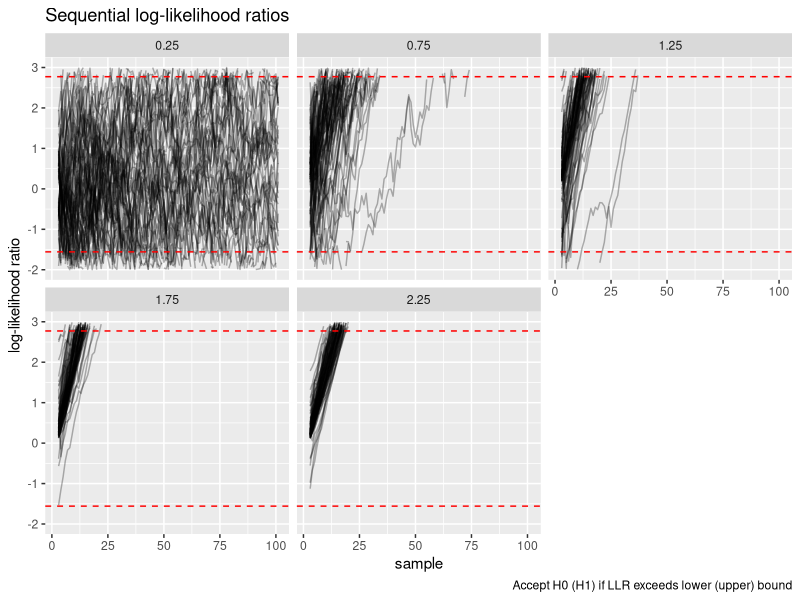
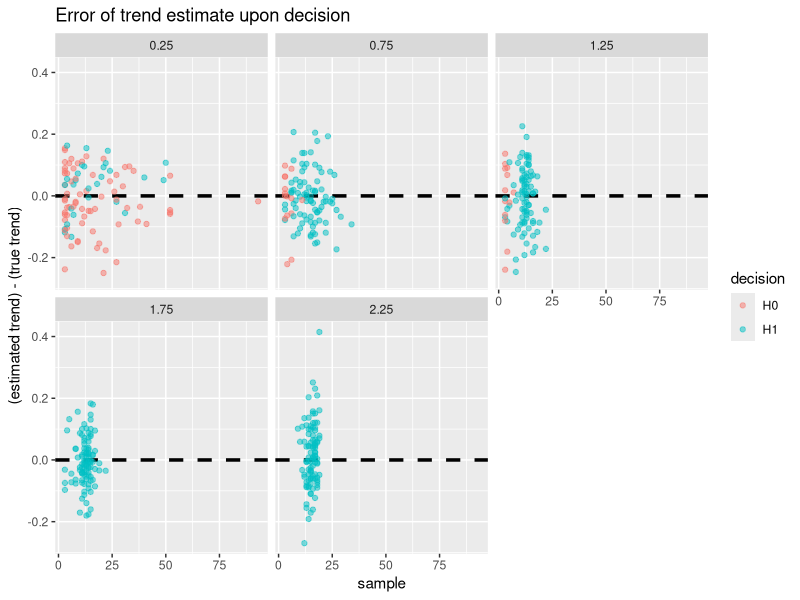
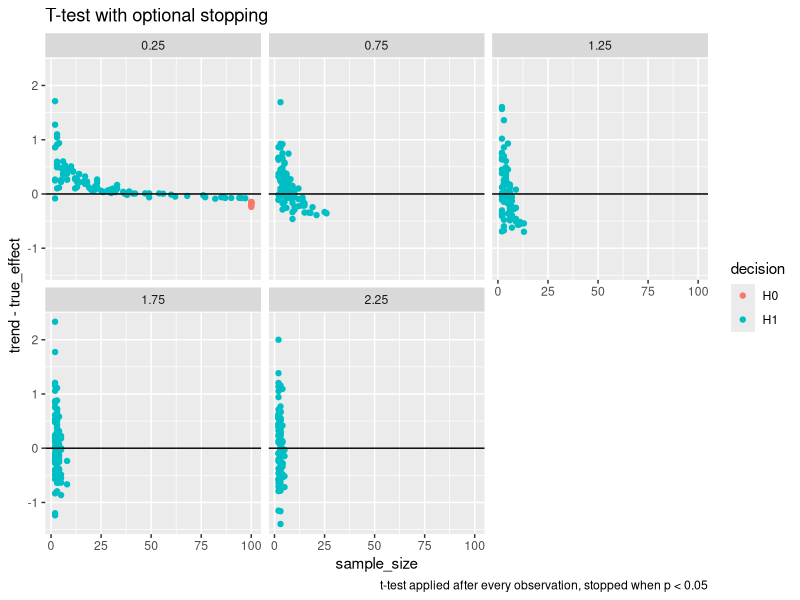
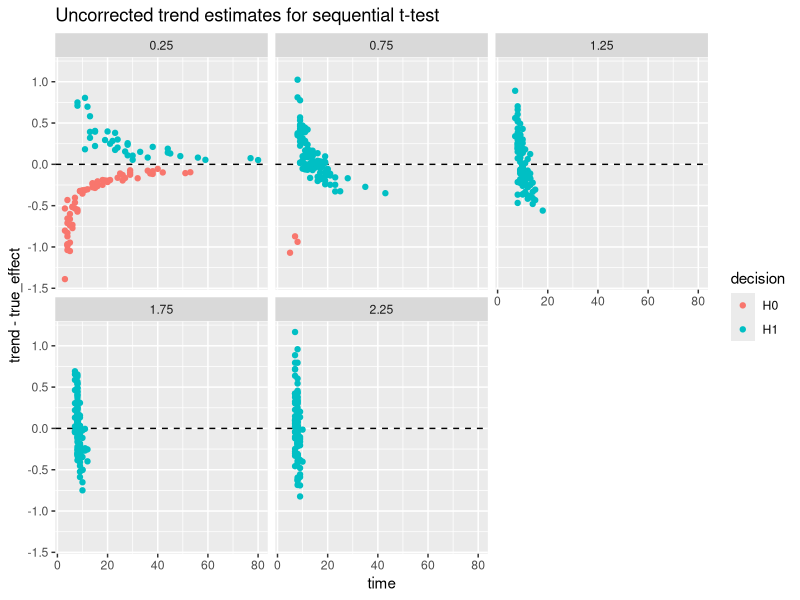

Recreate these plots in R, in order.
## ---- chunk 1
knitr::opts_chunk$set(echo = TRUE)
library(tidyverse)
## ---- chunk 2
run_stat <- function(x,
                     alternative = NA,
                     null = 0) {
  # add checks here
  
  # init vectors for statistics
  m_ <- vector("numeric", length = length(x))
  s_ <- sd_0 <- s_0 <- s2_mle <- sd_mle <- s2_ <- sd_ <- m_
  
  if (is.na(alternative)) { # if alternative hypothesis is one sided and composite
    # init value of mean is x1. All other init values are 0
    m_[1] <- x[1]
    
    # calculate running statistics
    for (i in 2:length(x)) {
      m_[i] <- m_[i - 1] + (x[i] - m_[i - 1]) / i
      s_[i]  <- s_[i - 1] + (x[i] - m_[i - 1]) * (x[i] - m_[i])
      s2_mle[i] <- s_[i] / (i)
      sd_mle[i] <- sqrt(s2_mle[i])
      s2_[i] <- s_[i] / (i - 1)
      sd_[i] <- sqrt(s2_[i])
      # under null that r = 0
      s_0[i] <- s_0[i - 1] + (x[i] - 0) * (x[i] - 0)
      sd_0[i] <- sqrt(s_0[i] / i)
    }    
    
  } else { # if alternative is point hypothesis
    m_[1] <- alternative
    # calculate running statistics
    for (i in 2:length(x)) {
      m_[i] <- alternative + (x[i] - alternative) / i
      s_[i]  <- s_[i - 1] + (x[i] - alternative) * (x[i] - alternative)
      s2_mle[i] <- s_[i] / (i)
      sd_mle[i] <- sqrt(s2_mle[i])
      #s2_[i] <- s_[i]/(i-1)
      #sd_[i] <- sqrt(s2_[i])
      # under null that r = 0
      s_0[i] <- s_0[i - 1] + (x[i] - null) * (x[i] - null)
      sd_0[i] <- sqrt(s_0[i] / i)
    }
  }
  # return: id = observation number, obs = observation value, mu_mle, sd_mle, sd_corrected
  return(tidyr::tibble(
    diff_1 = x,
    mu_mle = m_,
    sd_mle,
    #sd_corrected = sd_,
    sd_null = sd_0
  )) # %>% tibble::rowid_to_column(var = "id"))
  #return(tidyr::tibble(diff_1 = c(NA,x), mu_mle = c(NA,m_), sd_mle = c(NA,sd_mle), sd_corrected = c(NA,sd_) )) # %>% tibble::rowid_to_column(var = "id"))
}

# apply FUNC cumulatively when NA are present
# https://stackoverflow.com/questions/25576358/calculate-cumsum-while-ignoring-na-values/25576972
cumSkipNA <- function(x, FUNC)
{
  d <- deparse(substitute(FUNC))
  funs <- c("max", "min", "prod", "sum")
  stopifnot(is.vector(x), is.numeric(x), d %in% funs)
  FUNC <- match.fun(paste0("cum", d))
  x[!is.na(x)] <- FUNC(x[!is.na(x)])
  x
}

## ---- chunk 3
seq_test <- function(diffs, min_effect = NA, true_effect = NA, type1, type2) {
  
  # run sequential test on first differences
  out <-
    run_stat(diffs, alternative = min_effect, null = 0) %>% # compute running mean and standard deviation
    mutate(loglik_alt = dnorm(x = diff_1, mean = min_effect,#max(c(min_effect, mu_mle), na.rm = TRUE) , 
                              sd = sd_mle, log = TRUE),   # loglik of difference under alternative
           loglik_null = dnorm(x = diff_1, mean = 0, sd = sd_null, log = TRUE)) %>%  # loglik of difference under null
    mutate(loglik_alt = ifelse(is.infinite(loglik_alt), NA, loglik_alt), # remove inital NA value of each log likelihood
           loglik_null = ifelse(is.infinite(loglik_null), NA, loglik_null)) %>%
    mutate(llr = cumSkipNA(loglik_alt, sum) - cumSkipNA(loglik_null, sum)) %>% # get loglikelikhood ratio
    mutate(upper = log( (1-type2) / type1), # compute wald decision boundaries
           lower = log( type2 / (1 - type1))) %>%
    mutate(decision = case_when(llr <= upper & llr >= lower ~ "?", # get decision
                                llr > upper ~ "H1",
                                llr < lower ~ "H0")) %>%
    # add other info
    mutate(time = row_number() + 1, # define timepoints
           true_effect = true_effect,
           min_effect = min_effect,
           type1 = type1,
           type2 = type2) 
  return(out)
}

get_decision <- function(data) {
    
    # get time of decision
    out <- data %>% 
      filter(decision != "?") %>% 
      arrange(time) %>%
      slice(1) %>%
      select(time, decision, min_effect, true_effect, type1, type2)
    # get naive trend estimate
    out$trend <- data %>% pull(diff_1) %>% mean(na.rm = TRUE)
    return(out)
}

## ---- chunk 4
set.seed(123)

# set params
nreplicates <- 100
effect_size <- seq(0.25, by = 0.5, length.out = 5)
d_true_vec <- rep(effect_size, each = nreplicates)
d_relevant <- 0.5
d_relevant_vec <- rep(d_relevant, length = length(d_true_vec))
tmax <- 100

# simulate differences
diff_list <- lapply(seq_along(d_true_vec), function(x) rnorm(n = tmax, mean = d_true_vec[x], sd = 1))

# get result of naive sequential test
# simple null and simple alternative
seq_test_list <-
  lapply(seq_along(d_true_vec), function(x)
       seq_test(diff_list[[x]], min_effect = d_relevant_vec[x], true_effect = d_true_vec[x], 
                type1 = 0.05, type2 = 0.2))

# get decision, sample size, and trend estimate
# simple null and alternative
seq_result_df <-
  lapply(seq_test_list, function(x) get_decision(x)) %>%
  bind_rows()
## ---- chunk 5
seq_result_df %>%
  group_by(min_effect, true_effect) %>%
  summarise(accept = sum(decision == "H0")/nreplicates,
            reject = sum(decision == "H1")/nreplicates,
            no_decision = 1 - accept - reject,
            asn = ceiling(mean(time)),
            trend = mean(trend)) %>%
  knitr::kable(digits = 2)
## ---- chunk 6
seq_test_df <- seq_test_list %>% bind_rows(.id = "sim")

seq_test_df %>%
  group_by(sim) %>%
  mutate(time = row_number() + 1) %>%
  ggplot() +
  geom_line(aes(x = time, y = llr, group = sim), alpha = 0.3) +
  geom_hline(aes(yintercept = upper), linetype = "dashed", col = "red") +
  geom_hline(aes(yintercept = lower), linetype = "dashed", col = "red") +
  facet_wrap(~true_effect) +
  ylim(-2, 3) +
  labs(title = "Sequential log-likelihood ratios",
       caption = "Accept H0 (H1) if LLR exceeds lower (upper) bound",
       y = "log-likelihood ratio",
       x = "sample")
## ---- chunk 7
seq_result_df %>%
  mutate(error = trend - true_effect) %>%
  ggplot() +
  geom_hline(yintercept = 0, linetype = "dashed", size = 1.2) +
  geom_point(aes(x = time, y = error, col = decision), alpha = 0.5) +
  facet_wrap(~true_effect) +
  labs(title = "Error of trend estimate upon decision",
       x = "sample",
       y = "(estimated trend) - (true trend)")
## ---- chunk 8
# fixed sample size effect size for one sided t-test
# assume sd is known
tibble(effect_size = effect_size) %>%
  rowwise() %>%
  mutate(sample_size =  power.t.test(delta = effect_size, sd = 1, sig.level = 0.05, power = 0.8, 
                                     type = "one.sample", alternative = "one.sided")$n,
         sample_size = ceiling(sample_size)) %>%
  # rowwise() %>%
  # mutate(sample_size = power_t$n)
  knitr::kable()
## ---- chunk 9
# initialize list to store results
ttest_list <- vector("list", length = length(diff_list))

# for each time series, apply the one sided t-test after every observation
# stop and make decision at first time p < 0.05
# return a list containing t.test object
for (tseries in seq_along(diff_list)) {
  
  for (samp in 2:tmax) {
    # calc t test repeatedly as data "accumulates"
    ttest_list[[tseries]] <- t.test(diff_list[[tseries]][1:samp], alternative = "greater", conf.level = 0.95)
    
    # stop if p-value < 0.05
    if (ttest_list[[tseries]]$p.value < 0.05) break
  }
}

# make a df from the list of t.test objects
unlisted <- unlist(ttest_list)
rep_t_df <- tibble(true_effect = d_true_vec
      ,p = unlisted[names(unlisted) == "p.value"] %>% as.numeric()
      , sample_size = unlisted[names(unlisted) == "parameter.df"] %>% as.numeric() + 1
      , trend = unlisted[names(unlisted) == "estimate.mean of x"] %>% as.numeric() 
      , stderr = unlisted[names(unlisted) == "stderr"] %>% as.numeric() ) %>%
  mutate(decision = ifelse(p < 0.05, "H1", "H0"))

## ---- chunk 10
rep_t_df %>%
  ggplot() +
  geom_point(aes(x = sample_size, y = trend - true_effect, col = decision)) +
  geom_hline(yintercept = 0) +
  facet_wrap(~true_effect) +
  labs(title = "T-test with optional stopping",
       caption = "t-test applied after every observation, stopped when p < 0.05")
## ---- chunk 11
rep_t_df %>%
  group_by(true_effect) %>%
  summarise(accept = sum(decision == "H0")/n(),
            reject = sum(decision == "H1")/n(),
            asn = ceiling(mean(sample_size)),
            estimate = mean(trend)) %>%
  knitr::kable(digits = 2)
## ---- chunk 12
# x <- diff_list[[1]]
d <- d_relevant
type1 <- 0.05
type2 <- 0.2
upper <- log( (1-type2) / type1)
lower <- log( type2 / (1 - type1))

# initialize list to store results for each timeseries
ts_list <- vector("list", length = length(diff_list))

# initialize vectors to store likelihood and decision
llr_vec <- estimate_vec <- stderr_vec <- vector("numeric", length = tmax)
decision_vec <- vector("character", length = tmax)

for (tseries in seq_along(diff_list)) {
  for (samp in 2:tmax) {
    # calc t test repeatedly as data "accumulates"
    current_t <- t.test(diff_list[[tseries]][1:samp], alternative = "greater")
    ncp <- d * sqrt(samp)
    llr_vec[samp] <- dt(current_t$statistic, df = (samp - 1), ncp = ncp, log = TRUE) - 
               dt(current_t$statistic, df = (samp - 1), log = TRUE)
    
    # stop if llr outside of continuation region
    decision_vec[samp] <- case_when(llr_vec[samp] <= upper & llr_vec[samp] >= lower ~ "?", # get decision
                                llr_vec[samp] > upper ~ "H1",
                                llr_vec[samp] < lower ~ "H0")
    
    # grab updated trend estimate and standard error after every new observation
    estimate_vec[samp] <- current_t$estimate
    stderr_vec[samp] <- current_t$stderr
}
ts_list[[tseries]] <- tibble(x = diff_list[[tseries]], 
                             true_effect = d_true_vec[tseries],
                             relevant_effect = d,
                             llr = llr_vec, 
                             decision = decision_vec,
                             trend = estimate_vec,
                             stderr = stderr_vec) 
}

seq_t_df <- bind_rows(ts_list, .id = "sim") %>% mutate(sim = as.numeric(sim))

## ---- chunk 13
# get df of rows where first decision is made
seq_t_result <- 
  seq_t_df %>%
  group_by(sim) %>%
  mutate(time = row_number()) %>%
  filter(decision == "H0" | decision == "H1") %>%
  slice(1)

# get operating characteristics of test
seq_t_result %>%  
  group_by(true_effect) %>%
  summarise(accept = sum(decision == "H0")/nreplicates,
            reject = sum(decision == "H1")/nreplicates,
            no_decision = 1 - accept - reject,
            asn = ceiling(mean(time)),
            trend = mean(trend)) %>%
  knitr::kable(digits = 2)
  
## ---- chunk 14
seq_t_result %>%
  ggplot() +
  geom_hline(yintercept = 0, linetype = "dashed") +
  geom_point(aes(x = time, y = trend - true_effect, col = decision)) +
  facet_wrap(~true_effect) +
  labs(title = "Uncorrected trend estimates for sequential t-test")
